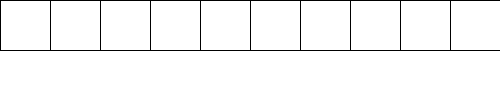
Frame 1 (no input)
Frame 60 (the mouse pressed at the canvas centre just before this capture): identical to frame 1, image omitted
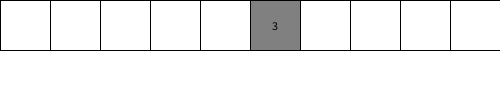
Frame 120 (the mouse held since frame 60 and released just before this capture)

The Processing sketch that drew these frames (run headless with seeded random() and noise(); from frame 60 on, the mouse is pressed at the canvas centre):

// Processing sketch: step03_1_memory_card_disappear_in_60frame
// ── step03_1_memory_card_disappear_in_60frame.pde
//Q1: 記憶卡牌遊戲, 如何在開第2張牌時, 自動檢查, 並在 1秒後, 如果不符合的話,會自己關起來
int []card={1,1,2,2,3,3,4,4,5,5};
int []show={0,0,0,0,0,0,0,0,0,0};//0:不秀,1:翻牌秀, 2:比對正確,永遠保持
void setup(){
  size(500,100);
  textAlign(CENTER,CENTER);
}
void draw(){//60fps
  background(255);
  for(int i=0; i<10; i++){
    if(show[i]==1 || show[i]==2 ){//1:翻牌秀, 2:比對正確,永遠保持
      fill(128); rect(i*50,0, 50,50); 
      fill(0); text(card[i], i*50+25,0+25);
    }else {
      fill(255); rect(i*50,0, 50,50);
    }
  }
  if(T>0){
    T--;
    if(T==0) clearOne();
  }
}
int count=0, T=0;
void mousePressed(){
  int i=mouseX/50;
  if(i<0 || i>=10) return;//保護
  if(show[i]==0){
    count++; show[i]=1;
  }
  if(count==2){//自動比對
    if( compare()==true ) setOneToTwo();
    else{//如果不符合, 1秒後自動關起來
      T=60;//等待60 frame = 1秒,會自動關起來!!!
    }
  }//判斷OK了
}
boolean compare(){//有2張翻開的牌,如果相同,就true,不同就false
  int []value=new int[2];
  int N=0;
  for(int i=0; i<10; i++){
    if(show[i]==1){
      value[N] =card[i];
      N++;
    }
  }
  if( N==2 && value[0]==value[1] ) return true;//相同
  else return false;
}
void clearOne(){//把牌蓋起來!!! (2不會蓋,只有1會蓋)
  for(int i=0; i<10; i++) if(show[i]==1) show[i]=0;
  count=0;
}
void setOneToTwo(){
  for(int i=0; i<10; i++) if(show[i]==1) show[i]=2;
  count=0;
}
